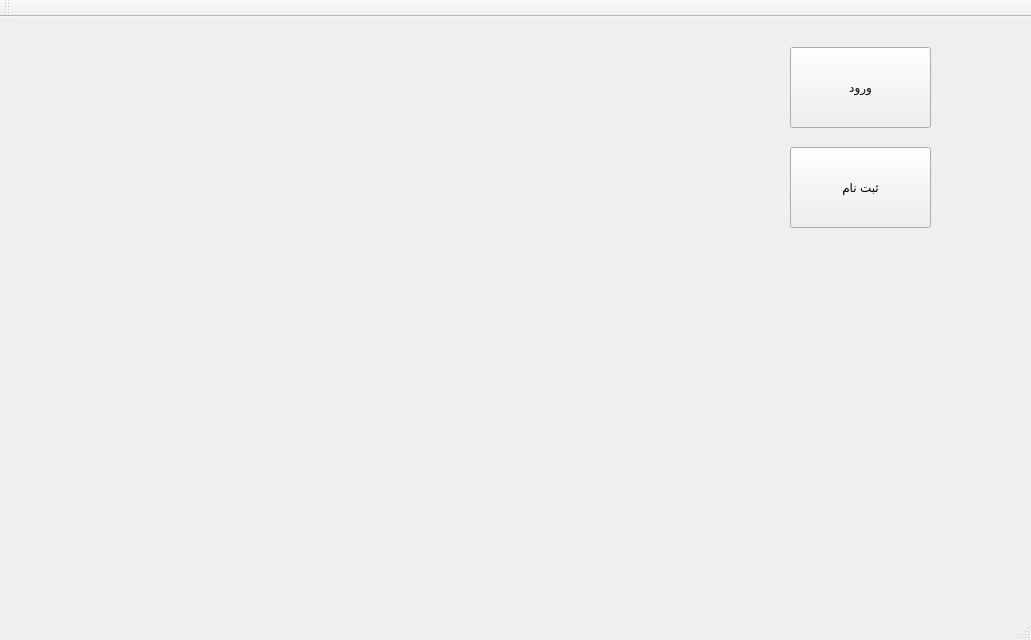
<?xml version="1.0" encoding="UTF-8"?>
<ui version="4.0">
 <class>MainWindow</class>
 <widget class="QMainWindow" name="MainWindow">
  <property name="geometry">
   <rect>
    <x>0</x>
    <y>0</y>
    <width>1031</width>
    <height>640</height>
   </rect>
  </property>
  <property name="windowTitle">
   <string>MainWindow</string>
  </property>
  <widget class="QWidget" name="centralWidget">
   <widget class="QPushButton" name="login">
    <property name="geometry">
     <rect>
      <x>790</x>
      <y>30</y>
      <width>141</width>
      <height>81</height>
     </rect>
    </property>
    <property name="text">
     <string>ورود</string>
    </property>
   </widget>
   <widget class="QPushButton" name="signin">
    <property name="geometry">
     <rect>
      <x>790</x>
      <y>130</y>
      <width>141</width>
      <height>81</height>
     </rect>
    </property>
    <property name="text">
     <string>ثبت نام</string>
    </property>
   </widget>
  </widget>
  <widget class="QMenuBar" name="menuBar">
   <property name="geometry">
    <rect>
     <x>0</x>
     <y>0</y>
     <width>1031</width>
     <height>26</height>
    </rect>
   </property>
  </widget>
  <widget class="QToolBar" name="mainToolBar">
   <attribute name="toolBarArea">
    <enum>TopToolBarArea</enum>
   </attribute>
   <attribute name="toolBarBreak">
    <bool>false</bool>
   </attribute>
  </widget>
  <widget class="QStatusBar" name="statusBar"/>
 </widget>
 <layoutdefault spacing="6" margin="11"/>
 <resources/>
 <connections/>
</ui>
